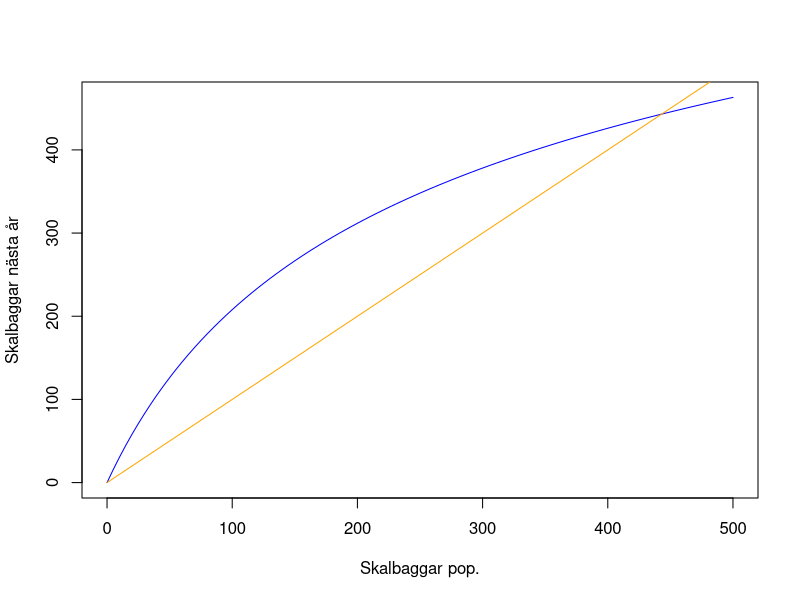
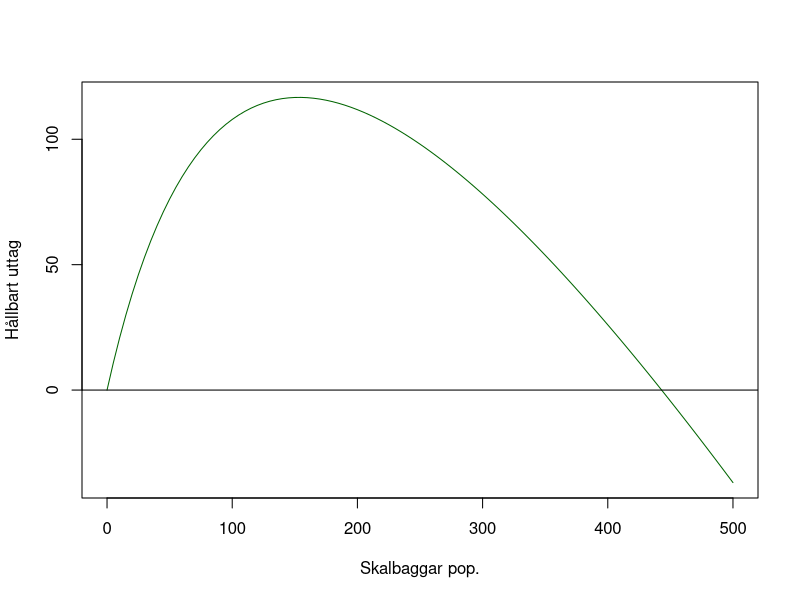
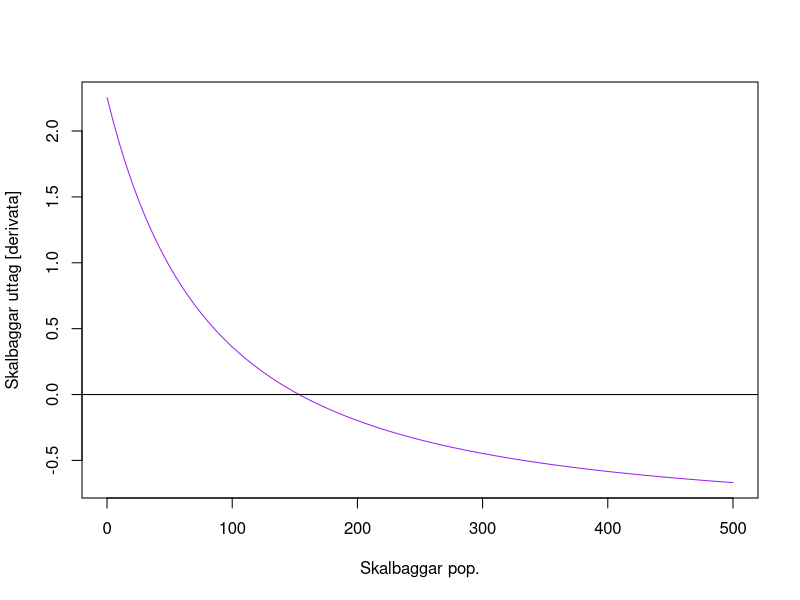

These figures' R source, in order:
# Seminariefrågor 3

## Maximalt hållbart uttag
f_of_S <- function(S) {
  (3.255*S) / ((1+0.0073*S)^0.8178)
}

curve(f_of_S(S),
      xname = "S",
      xlim = c(0,500),
      col = "blue",
      xlab = "Skalbaggar pop.",
      ylab = "Skalbaggar nästa år")
curve(1*S,
      xname = "S",
      add = T,
      col = "orange")

f_of_S(200)
f_of_S(400)

hf <- function(S) {
  f_of_S(S) - S
}

curve(hf(S),
      xname = "S",
      col = "darkgreen",
      xlim = c(0,500),
      xlab = "Skalbaggar pop.",
      ylab = "Hållbart uttag")
abline(h = 0)

hf_deriv <- function(S) {
  pracma::fderiv(hf, S)
}

curve(hf_deriv(S),
      xname = "S",
      xlab = "Skalbaggar pop.",
      ylab = "Skalbaggar uttag [derivata]",
      xlim = c(0,500),
      col = "purple")
abline(h = 0)

f_mhu <- uniroot(hf_deriv, c(0,500))$root
max_harvest <- hf(f_mhu)

case1_harvest <- hf(350)

